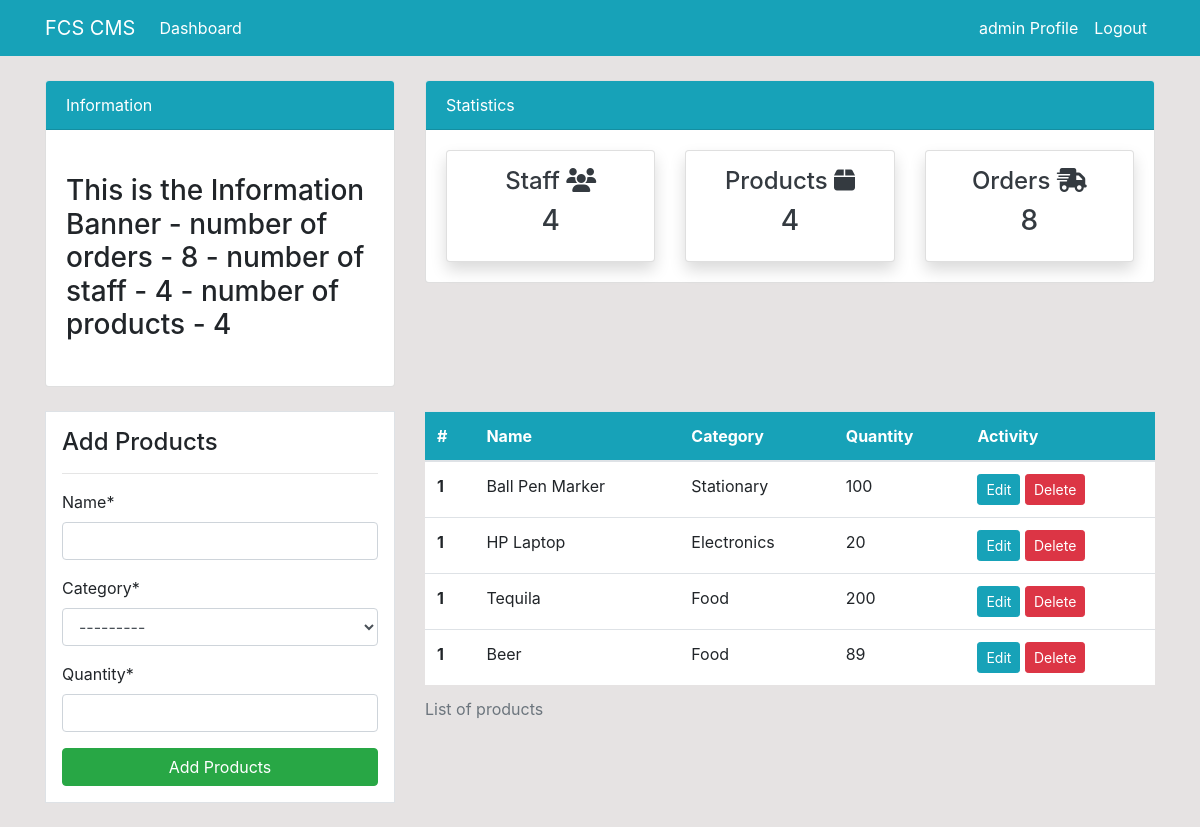
/product/ (signed in), run on the app's committed database.
### dashboard/models.py (models this page shows, shortened)
class Product(models.Model):
    name = models.CharField(max_length=100, null=True)
    category = models.CharField(max_length=20, choices=CATEGORY, null=True)
    quantity = models.PositiveIntegerField(null=True)
    class Meta:
        verbose_name_plural = 'Product'  # this is the name that will show in admin, not Products

### dashboard/views.py (the view)
# urls.py: path('product/', views.product, name='dashboard-product'),
@login_required
def product(request):
    items = Product.objects.all() # - ORM version
    workers_count = items.count()
    products_count = Product.objects.all().count()
    orders_count = Order.objects.all().count()
    if request.method == 'POST':
        form = ProductForm(request.POST)
        if form.is_valid():
            form.save()
            product_name = form.cleaned_data.get('name')
            messages.success(request, f'{product_name} has been added')
            return redirect('dashboard-product')
    else:
        form = ProductForm()
    context = {
        'items': items,
        'form': form,
        'workers_count': workers_count,
        'orders_count': orders_count,
        'products_count': products_count,
    }
    return render(request, 'dashboard/product.html', context)

### dashboard/forms.py
class ProductForm(forms.ModelForm):
    class Meta:
        model = Product
        fields = ['name', 'category', 'quantity']

### templates/dashboard/product.html (shortened to what this page needs)
    {% extends 'partials/base.html' %}
{% load crispy_forms_tags %}
    {% block content %}
     {% include 'partials/topnav.html' %}
<div class="container">
  <div class="row my-4">
    <div class="col-md-4">
<div class="border bg-white p-3">
<h4>Add Products</h4>
<hr>
<form method="POST">
  {{ form|crispy }}
  <input class="btn btn-success btn-block" type="submit" value="Add Products">
</form>
</div>
    </div>
    <div class="col-md-8">
      <table class="table caption-top bg-white">
        <caption>List of products</caption>
        <thead class="bg-info">
          <tr class="text-white">
            <th scope="col">#</th>
            <th scope="col">Name</th>
            <th scope="col">Category</th>
            <th scope="col">Quantity</th>
            <th scope="col">Activity</th>
          </tr>
        </thead>
        <tbody>
        {% for item in items %}
          <tr>
            <th scope="row">1</th>
            <td>{{ item.name }}</td>
            <td>{{ item.category }}</td>
            <td>{{ item.quantity }}</td>
            <td>
              <a class="btn btn-info btn-sm" href="{% url 'dashboard-product-update' item.id %}">Edit</a>
              <a class="btn btn-danger btn-sm" href="{% url 'dashboard-product-delete' item.id %}">Delete</a>
            </td>
          </tr>
        {% endfor %}
        </tbody>
      </table>
    </div>
  </div>
</div>
    {% endblock %}

### templates/partials/nav.html (shortened to what this page needs)
    <nav class="navbar navbar-expand-lg navbar-light bg-info">
        {% if user.is_authenticated %}
        <div class="container">
        <a class="navbar-brand text-white" href="{% url 'dashboard-index' %}">FCS CMS</a>
        <div class="collapse navbar-collapse" id="navbarSupportedContent">
          <ul class="navbar-nav mr-auto">
            <li class="nav-item active">
              <a class="nav-link text-white" href="{% url 'dashboard-index' %}">Dashboard <span class="sr-only">(current)</span></a>
            </li>
          </ul>
          <ul class="navbar-nav ml-auto">
            <li class="nav-item active mr-auto">
              <a class="nav-link text-white" href="{% url 'user-profile' %} ">{{ user.username }} Profile <span class="sr-only">(current)</span></a>
            </li>
            <li class="nav-item ">
              <a class="nav-link text-white" href="{% url 'user-logout' %}">Logout</a>
            </li>
          </ul>
            {% endif %}
        </div>
    </div>
  </nav>

### static/style.css (style rules this page uses)
body { background-color: rgb(230, 227, 227); }

### data on the page
Product: name "Ball Pen Marker", category "Stationary", quantity "100"
Product: name "HP Laptop", category "Electronics", quantity "20"
Product: name "Tequila", category "Food", quantity "200"
Product: name "Beer", category "Food", quantity "89"

### other printed values
{{ user.username }} "admin"
{{ orders_count }} "8"
{{ workers_count }} "4"
{{ products_count }} "4"
